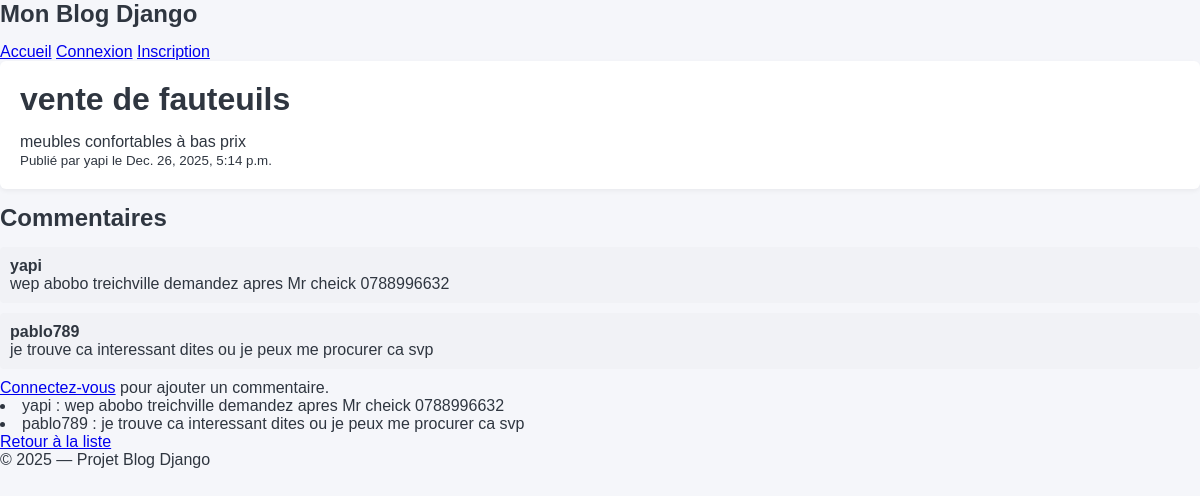
Page /2/ on the committed database.
### articles/models.py (models this page shows, shortened)
class Article(models.Model):
    auteur = models.ForeignKey(User, on_delete=models.CASCADE,
                               related_name='articles')
    titre = models.CharField(max_length=200)
    contenu = models.TextField()
    date_creation = models.DateTimeField(auto_now_add=True)

class Commentaire(models.Model):
    article = models.ForeignKey(Article, on_delete=models.CASCADE,
                                related_name='commentaires')
    auteur = models.ForeignKey(User, on_delete=models.CASCADE)
    contenu = models.TextField()
    date_creation = models.DateTimeField(auto_now_add=True)

### articles/views.py (the view)
# urls.py: path('<int:id>/', views.detail_article, name='detail'),
def detail_article(request, id):
    article = get_object_or_404(Article, id=id)
    commentaires = article.commentaires.all().order_by('-date_creation')
    return render(request, 'articles/detail.html', {
        'article': article,
        'commentaires': commentaires
    })

### articles/templates/articles/detail.html (shortened to what this page needs)
{% extends 'base.html' %}
{% block content %}
<div class="article-card">
    <h1>{{ article.titre }}</h1>
    <p>{{ article.contenu }}</p>
    <small>Publié par {{ article.auteur.username }} le {{ article.date_creation }}</small>
</div>
<h2>Commentaires</h2>
<ul>
    {% for commentaire in commentaires %}
        <div class="commentaire">
        <strong>{{ commentaire.auteur.username }}</strong>
        <p>{{ commentaire.contenu }}</p>
    </div>
    {% empty %}
        <li>Aucun commentaire</li>
    {% endfor %}
</ul>
{% if user.is_authenticated %}
    <a href="{% url 'articles:ajouter_commentaire' article.id %}">Ajouter un commentaire</a>
{% else %}
    <p><a href="{% url 'login' %}">Connectez-vous</a> pour ajouter un commentaire.</p>
{% endif %}
{% for commentaire in commentaires %}
    <li>
        {{ commentaire.auteur.username }} : {{ commentaire.contenu }}
    </li>
{% endfor %}
<a href="{% url 'articles:liste' %}">Retour à la liste</a>
{% endblock %}

### static/css/style.css (style rules this page uses)
* { margin: 0; padding: 0; box-sizing: border-box; font-family: Arial, sans-serif; }
body { background-color: #f5f6fa; color: #2f3640; }
h1, h2 { margin-bottom: 15px; }
.article-card { background: white; padding: 20px; margin-bottom: 15px; border-radius: 6px; box-shadow: 0 2px 5px rgba(0,0,0,0.05); }
.commentaire { background: #f1f2f6; padding: 10px; border-radius: 4px; margin-bottom: 10px; }

### rows in the picture
Article: titre "vente de fauteuils", contenu "meubles confortables à bas prix", auteur.username "yapi", date_creation "Dec. 26, 2025, 5:14 p.m."
Commentaire: auteur.username "yapi", contenu "wep abobo treichville demandez apres Mr cheick 0788996632"
Commentaire: auteur.username "pablo789", contenu "je trouve ca interessant dites ou je peux me procurer ca svp"
